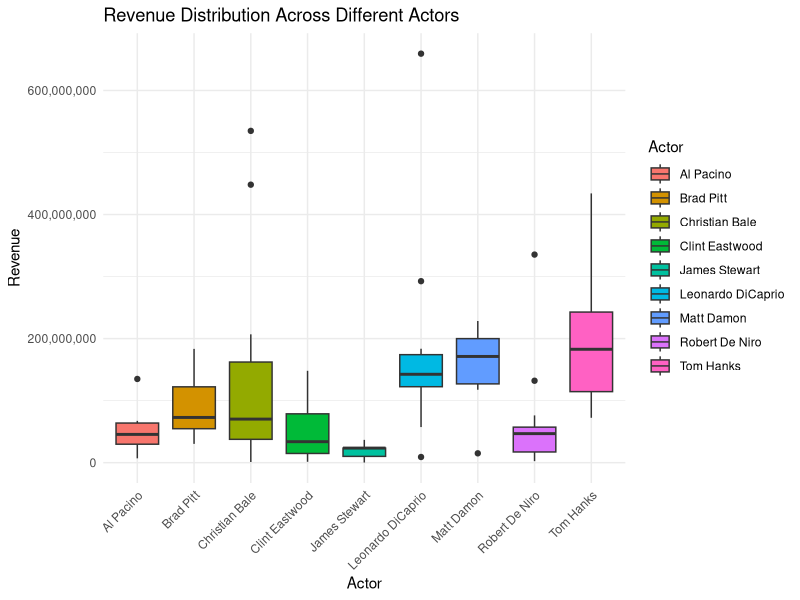

Here is the R script that generated this plot:
# revenue across top stars
library(tidyverse)
library(dplyr)

# import data
imdb <- read.csv("CURRENT_clean_imdbmovies_version5.csv", header = TRUE, stringsAsFactors = FALSE)

# turn genres into factors
imdb <- imdb %>% 
  mutate(
    Broad_Genre = as.factor(Broad_Genre))

# now want to encode actors, but consistent across columns
# pivot longer to be by actors, and find avg rev
actor_imdb <- imdb %>% 
  pivot_longer(cols = c(Star1, Star2, Star3, Star4),
               names_to = "StarVal",
               values_to = "Actor") %>% 
  mutate(Actor = as.factor(Actor)) 

# avg revenue across actors
avg_actor_imdb <- actor_imdb %>% 
  group_by(Actor) %>% 
  summarize(AvgRev = mean(Revenue), MovieCount = n())
glimpse(actor_imdb)

# total of 2709 unique top stars

# limit analysis to only the very top actors 
# (who have acted in at least 10 top movies)
pop_actor_imdb <- actor_imdb %>% 
  group_by(Actor) %>% 
  filter(n() >= 10) %>% 
  ungroup() %>% 
  mutate(Actor = as.factor(Actor))
pop_actor_imdb <- droplevels(pop_actor_imdb)
pop_actor_imdb

# now to do an ANOVA test to see if there's a significant diff 
# in revenue between movies featuring different actors
anova_pop_actor <- aov(Revenue ~ Actor, data = pop_actor_imdb)
summary(anova_pop_actor)
summary(anova_pop_actor)[[1]][["Pr(>F)"]][1]
# p value is significant!

table(pop_actor_imdb$Actor)

# now can do Tukey test to compare which actors differ significantly
tukey_pop_actor <- TukeyHSD(anova_pop_actor)
tukey_pop_actor$Actor

# filter only significant comparisons
tukey_sig <- tukey_pop_actor$Actor %>% 
  as.data.frame() %>% 
  filter(`p adj` < .05)

tukey_sig
# eyeballing looks like tom hanks one of the more sig diff actors


# grped anova across genres
ggplot(pop_actor_imdb, aes(x = Actor, y = Revenue, fill = Actor)) +
  geom_boxplot() +
  labs(title = "Revenue Distribution Across Different Actors",
       x = "Actor",
       y = "Revenue") +
  theme_minimal() +
  theme(axis.text.x = element_text(angle = 45, hjust=1)) + 
  scale_y_continuous(labels=function(x) format(x, big.mark = ",", scientific = FALSE))


